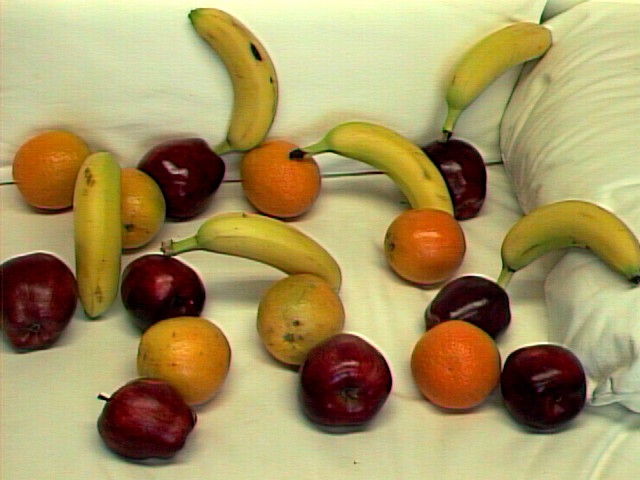
%> input picture Fruit Finder/fruit/mixed_fruit3.tiff, 640 x 480 px
$ octave mixed_fruit2.m   (GNU Octave 9; MATLAB toolbox functions it lacks are replaced by stand-ins)
%> lines starting %> are read from the running program, lines starting %| are printed output that depends on the picture; in (x1, y1, x2, y2) boxes, pixels count from 0 and x2, y2 are one past the last pixel; in counts of white or black regions, pixels touching at a corner belong together; the program's own positions count from 1
close all hidden;
clear;
clc;
img=imread('fruit\mixed_fruit3.tiff');
%> img is the input picture: size 480x640x3 uint8; mean R, G, B 165.9, 149, 95.6
hsv=rgb2hsv(img);
%> hsv: size 480x640x3 double; mean H, S, V 0.171, 0.495, 0.661
imtool(hsv);
maskAAA=ones(size(img,1),size(img,2)); %mask for apple
maskBBB=ones(size(img,1),size(img,2)); %mask for banana
maskOOO=ones(size(img,1),size(img,2)); %mask for orange
%find apple
applegreen=find(hsv(:,:,1)<0.3&hsv(:,:,2)>0.8&hsv(:,:,3)<0.3);
%> applegreen = 18871 values from 269 to 306037
maskAAA(applegreen)=0;
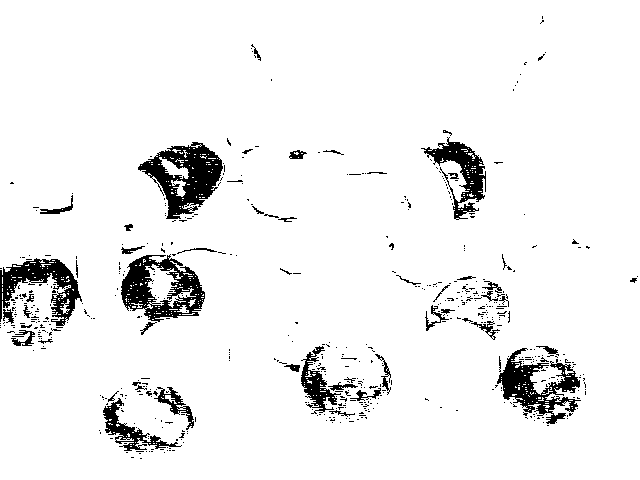
%> maskAAA: size 480x640 double; values 0 (black) and 1 (white), 93.9% white; 560 black regions (504 under 20 px), largest, box (x1, y1, x2, y2) and area: (138, 142, 223, 219) 3145, (121, 254, 205, 322) 2768, (497, 348, 581, 424) 2387
applehighl=find(hsv(:,:,1)>0.94&hsv(:,:,2)>0.45&hsv(:,:,3)>0.1&hsv(:,:,3)<0.5);
%> applehighl = 9465 values from 1233 to 279735
maskAAA(applehighl)=0;
appledarkgreen=find(hsv(:,:,1)<0.08&hsv(:,:,2)>0.5&hsv(:,:,3)<0.55);
%> appledarkgreen = 27988 values from 185 to 305080
maskAAA(appledarkgreen)=0;
appledg=find(hsv(:,:,1)<0.08&hsv(:,:,2)<0.31&hsv(:,:,3)<0.55);
%> appledg = 1184 values from 340 to 307134
maskAAA(appledg)=0;
applecolor=find(hsv(:,:,1)>0.9&hsv(:,:,2)>0.3&hsv(:,:,3)<0.55);
%> applecolor = 10870 values from 1233 to 281682
maskAAA(applecolor)=0;
discardblack=find(hsv(:,:,1)==0.2&hsv(:,:,2)==0&hsv(:,:,3)==0);
%> discardblack = []
maskAAA(discardblack)=1;
discardgreen=find(hsv(:,:,1)<0.2&hsv(:,:,2)<0.11);
%> discardgreen = 664 values from 13309 to 306998
maskAAA(discardgreen)=1;
%> maskAAA: size 480x640 double; values 0 (black) and 1 (white), 86.6% white; 415 black regions (380 under 20 px), largest, box (x1, y1, x2, y2) and area: (277, 334, 392, 426) 6428, (0, 253, 82, 349) 5833, (100, 377, 197, 459) 5803
imtool(maskAAA);
imwrite(maskAAA,'pic2_raw_apple_mask.png');
%%imtool(maskAAA);
%find banana
xiagao2=find(hsv(:,:,1)>0.15&hsv(:,:,1)<0.2&hsv(:,:,2)>0.79&hsv(:,:,3)<0.55&hsv(:,:,3)>0.4);
%> xiagao2 = 796 values from 36710 to 303146
maskBBB(xiagao2)=0;
%> maskBBB: size 480x640 double; values 0 (black) and 1 (white), 99.7% white; black in thin lines or dots, all inside (x1, y1, x2, y2) = (76, 9, 632, 408)
bananablue=find(hsv(:,:,1)>0.11&hsv(:,:,1)<0.21&hsv(:,:,2)>0.6&hsv(:,:,2)<0.95&hsv(:,:,3)>0.6);
%> bananablue = 24297 values from 22691 to 306982
maskBBB(bananablue)=0;
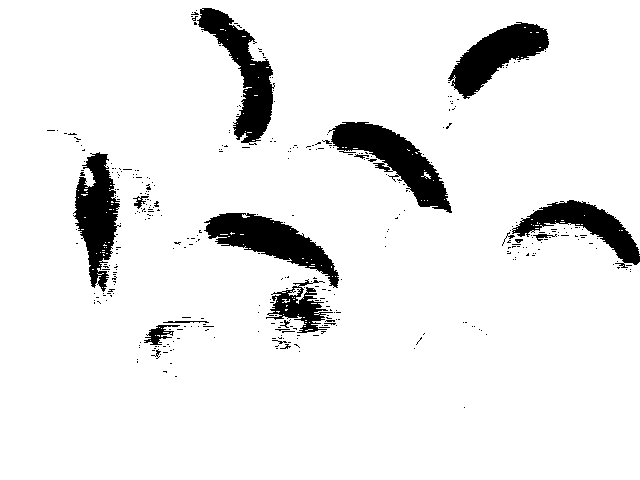
%> maskBBB: size 480x640 double; values 0 (black) and 1 (white), 91.8% white; 379 black regions (361 under 20 px), largest, box (x1, y1, x2, y2) and area: (328, 122, 452, 213) 4133, (204, 213, 339, 288) 3937, (197, 8, 275, 145) 3849
imtool(maskBBB);
imwrite(maskBBB,'pic2_raw_banana_mask.png');

%find orange
orangebluee=find(hsv(:,:,1)<0.11&hsv(:,:,2)>0.7&hsv(:,:,3)>0.7);
%> orangebluee = 12256 values from 9749 to 286769
maskOOO(orangebluee)=0;
%> maskOOO: size 480x640 double; values 0 (black) and 1 (white), 96% white; 157 black regions (146 under 20 px), largest, box (x1, y1, x2, y2) and area: (423, 321, 493, 388) 3143, (151, 322, 224, 380) 2516, (402, 206, 456, 259) 1962
bananagreen=find(hsv(:,:,1)<0.11&hsv(:,:,2)>0.78&hsv(:,:,3)<0.7&hsv(:,:,3)>0.4);
%> bananagreen = 14722 values from 6405 to 294506
maskOOO(bananagreen)=0;
orangebb=find(hsv(:,:,1)>0.11&hsv(:,:,1)<0.14&hsv(:,:,2)>0.7&hsv(:,:,2)<0.85&hsv(:,:,3)<0.6&hsv(:,:,3)>0.5);
%> orangebb = 2272 values from 6900 to 299303
maskOOO(orangebb)=0;
%> maskOOO: size 480x640 double; values 0 (black) and 1 (white), 90.5% white; 559 black regions (525 under 20 px), largest, box (x1, y1, x2, y2) and area: (412, 319, 498, 406) 5772, (140, 322, 228, 402) 4428, (385, 206, 465, 283) 4400
imtool(maskOOO);
imwrite(maskOOO,'pic2_raw_orange_mask.png');

%morphogical operation
%apple
str1=strel('square',9);
str2=strel('square',13);
maskAA=imdilate(maskAAA,str1);
%> maskAA: size 480x640 double; values 0 (black) and 1 (white), 94% white; 11 black regions (1 under 20 px), largest, box (x1, y1, x2, y2) and area: (107, 385, 189, 452) 3670, (306, 340, 385, 420) 3543, (0, 258, 75, 343) 3430
maskA=imerode(maskAA,str2);
%> maskA: size 480x640 double; values 0 (black) and 1 (white), 87.3% white; 8 black regions, largest, box (x1, y1, x2, y2) and area: (300, 334, 391, 426) 6669, (0, 252, 81, 349) 6382, (101, 379, 195, 458) 6027
imwrite(maskAA,'pic2_dilate_mask_apple.png');
%imtool(maskAA);
%imtool(maskA);
%banana
str3=strel('square',4);
str4=strel('square',11);
maskBB=imdilate(maskBBB,str3);
%> maskBB: size 480x640 double; values 0 (black) and 1 (white), 94.7% white; 23 black regions (10 under 20 px), largest, box (x1, y1, x2, y2) and area: (334, 124, 450, 211) 3077, (208, 215, 337, 275) 2886, (454, 25, 548, 95) 2801
maskB=imerode(maskBB,str4);
%> maskB: size 480x640 double; values 0 (black) and 1 (white), 89.5% white; 8 black regions, largest, box (x1, y1, x2, y2) and area: (329, 119, 455, 216) 5528, (196, 5, 277, 147) 5354, (203, 210, 342, 290) 5326
%imtool(maskB);
%orange
str5=strel('square',7);
str6=strel('square',11);
maskOO=imdilate(maskOOO,str5);
%> maskOO: size 480x640 double; values 0 (black) and 1 (white), 94.7% white; 15 black regions (8 under 20 px), largest, box (x1, y1, x2, y2) and area: (415, 323, 495, 403) 4664, (393, 210, 459, 279) 3247, (246, 145, 315, 211) 3178
maskO=imerode(maskOO,str6);
%> maskO: size 480x640 double; values 0 (black) and 1 (white), 91.7% white; 8 black regions, largest, box (x1, y1, x2, y2) and area: (410, 318, 500, 408) 6364, (388, 205, 464, 284) 4870, (241, 140, 320, 216) 4694
%imtool(maskO);
%lay mask on orig img to compare
face=repmat(maskBBB,[1,1,3]).* double(hsv);
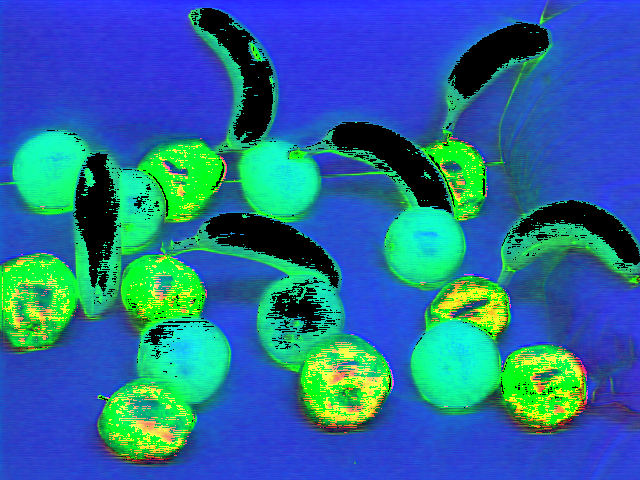
%> face: size 480x640x3 double; mean R, G, B 0.16, 0.43, 0.604
%imtool(double(face));


%transpose our mask
%apple
outputA=zeros(size(img,1),size(img,2));
whiteA=find(maskA==1);
%> whiteA = 268103 values from 1 to 307200
blackA=find(maskA==0);
%> blackA = 39097 values from 267 to 280225
outputA(whiteA)=0;
%> outputA: size 480x640 double; every value is 0
outputA(blackA)=1;
%imtool(outputA);
%find the number of fruit
tempA=bwconncomp(outputA,8);
%> tempA = 8 connected components

%color mask
colorAidx=find(maskA==0);
%> colorAidx = 39097 values from 267 to 280225
colormaskA=ones(size(img,1),size(img,2),size(img,3));
colormaskA(colorAidx)=1;
%> colormaskA: size 480x640x3 double; every value is 1
gA=colormaskA(:,:,1);
%> gA: size 480x640 double; every value is 1
gA(colorAidx)=0;
colormaskA(:,:,1)=gA;
bA=colormaskA(:,:,2);
bA(colorAidx)=0;
colormaskA(:,:,2)=bA;
%imtool(colormaskA);

%banana
%transpose our mask
outputB=zeros(size(img,1),size(img,2));
whiteB=find(maskB==1);
%> whiteB = 275079 values from 1 to 307200
blackB=find(maskB==0);
%> blackB = 32121 values from 35229 to 306988
outputB(whiteB)=0;
outputB(blackB)=1;
%imtool(outputB);
%find the number of fruit
tempB=bwconncomp(outputB,8);
%> tempB = 8 connected components
%color mask

colorBidx=find(maskB==0);
%> colorBidx = 32121 values from 35229 to 306988
colormaskB=ones(size(img,1),size(img,2),size(img,3));
colormaskB(colorBidx)=0.4;
gB=colormaskB(:,:,2);
gB(colorBidx)=0.2;
colormaskB(:,:,2)=gB;
bB=colormaskB(:,:,3);
bB(colorBidx)=0;
colormaskB(:,:,3)=bB;
%imtool(colormaskB);

%orange
%transpose our mask
outputO=zeros(size(img,1),size(img,2));
whiteO=find(maskO==1);
%> whiteO = 281596 values from 1 to 307200
blackO=find(maskO==0);
%> blackO = 25604 values from 5922 to 239893
outputO(whiteO)=0;
outputO(blackO)=1;
%imtool(outputO);
%find the number of fruit
tempO=bwconncomp(outputO,8);
%> tempO = 8 connected components
%color mask

colorOidx=find(maskO==0);
%> colorOidx = 25604 values from 5922 to 239893
colormaskO=ones(size(img,1),size(img,2),size(img,3));
colormaskO(colorOidx)=0;
gO=colormaskO(:,:,2);
gO(colorOidx)=1;
colormaskO(:,:,2)=gO;
bO=colormaskO(:,:,3);
bO(colorOidx)=0;
colormaskO(:,:,3)=bO;
%> colormaskO: size 480x640x3 double; mean R, G, B 0.917, 1, 0.917
%imtool(colormaskO);

color=colormaskA .* double(colormaskB);
colorr=color .* double(colormaskO);
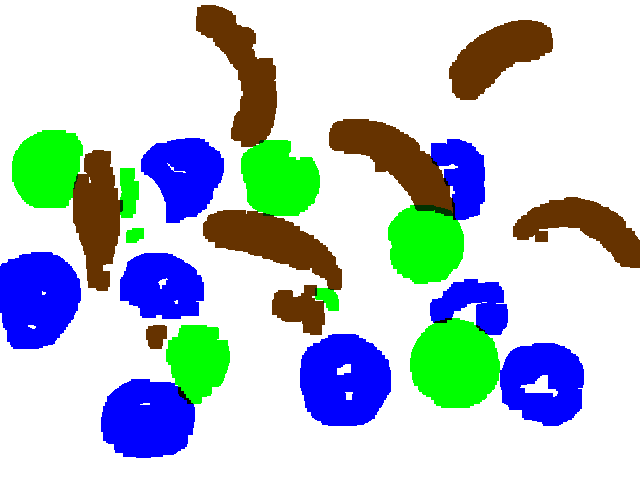
%> colorr: size 480x640x3 double; mean R, G, B 0.728, 0.789, 0.813
%imtool(uint8(colorr));

blackidx=find(colorr==1);
%> blackidx = 696847 values from 1 to 921600
colorr(blackidx==0);
imtool(colorr);

final=colorr .* double(img);
imtool(uint8(final));

apple_bwlabel_mask=zeros(size(img,1),size(img,2));
apple_white=find(maskA==0);
%> apple_white = 39097 values from 267 to 280225
apple_bwlabel_mask(apple_white)=1;
apple_bwlabel=bwlabel(apple_bwlabel_mask);
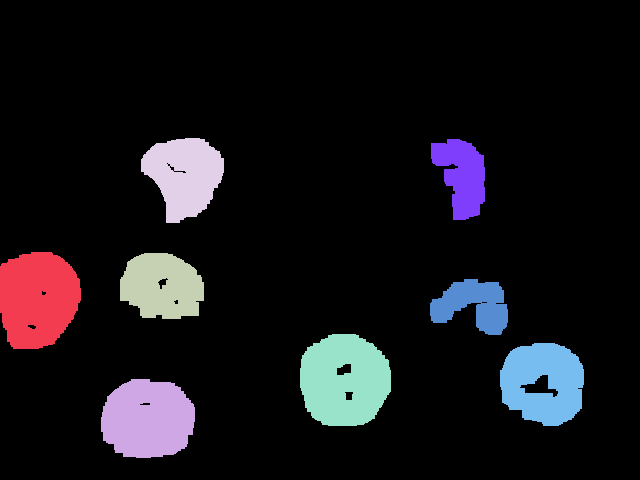
%> apple_bwlabel: size 480x640 double; 9 distinct labels, from 0 to 8; one colour per label, 0 black
sum_apple=0;
for i=1:8
    apple_size=sum(sum(apple_bwlabel==i));
    sum_apple=sum_apple+apple_size;
    [apple_row,apple_coloum]=find(apple_bwlabel==i);
    a_row=mean(apple_row);
    a_coloum=mean(apple_coloum);
end
%> this loop made 8 passes
%> (apple_size, sum_apple, a_row, a_coloum) on passes 1 to 8: (6382, 6382, 299.5, 38.18), (6027, 12409, 419.8, 148.3), (4376, 16785, 287, 162.6), (4769, 21554, 175.8, 185), (6669, 28223, 381.1, 345), (2706, 30929, 305.5, 474.1), (2899, 33828, 176.3, 462.7), (5269, 39097, 383.4, 543.9)
avg_apple_size=sum_apple/6;
%> avg_apple_size = 6516.2
orange_bwlabel_mask=zeros(size(img,1),size(img,2));
orange_white=find(maskO==0);
%> orange_white = 25604 values from 5922 to 239893
orange_bwlabel_mask(orange_white)=1;
orange_bwlabel=bwlabel(orange_bwlabel_mask);
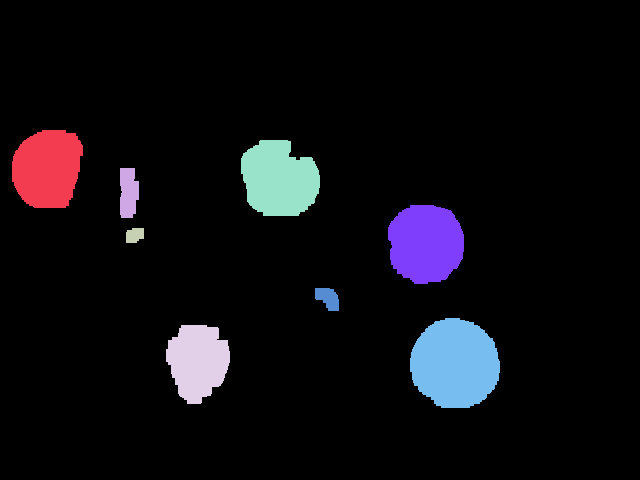
%> orange_bwlabel: size 480x640 double; 9 distinct labels, from 0 to 8; one colour per label, 0 black
sum_orange=0;
for i=1:8
    orange_size=sum(sum(orange_bwlabel==i))
    sum_orange=sum_orange+orange_size;
    [orange_row,orange_coloum]=find(orange_bwlabel==i);
    o_row=mean(orange_row)
    o_coloum=mean(orange_coloum)
end
%> this loop made 8 passes
%> (orange_size, sum_orange, o_row, o_coloum) on passes 1 to 8: (4499, 4499, 169.1, 48.06), (814, 5313, 193.2, 129.1), (232, 5545, 235.8, 135.3), (3734, 9279, 361.9, 198.4), (4694, 13973, 179.9, 279.7), (397, 14370, 298.8, 328.6), (4870, 19240, 244.1, 426.4), (6364, 25604, 364.3, 455.6)
avg_orange_size=sum_orange/6;
%> avg_orange_size = 4267.3
banana_bwlabel_mask=zeros(size(img,1),size(img,2));
banana_white=find(maskB==0);
%> banana_white = 32121 values from 35229 to 306988
banana_bwlabel_mask(banana_white)=1;
banana_bwlabel=bwlabel(banana_bwlabel_mask);
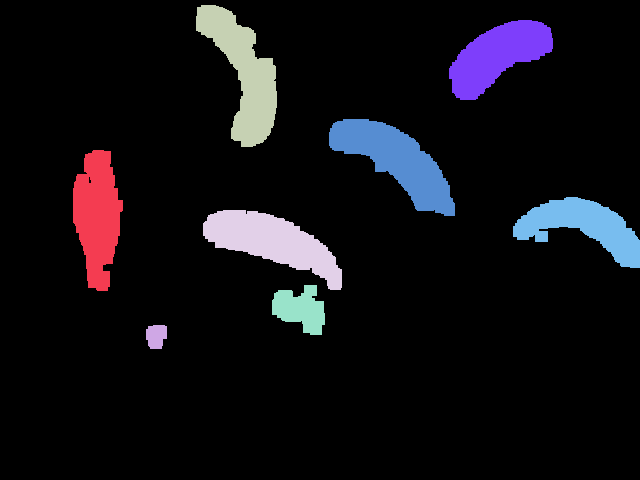
%> banana_bwlabel: size 480x640 double; 9 distinct labels, from 0 to 8; one colour per label, 0 black
sum_banana=0;
for i=1:8
    banana_size=sum(sum(banana_bwlabel==i));
    sum_banana=sum_banana+banana_size;
    [banana_row,banana_coloum]=find(banana_bwlabel==i);
    b_row=mean(banana_row);
    b_coloum=mean(banana_coloum);
end
%> this loop made 8 passes
%> (banana_size, sum_banana, b_row, b_coloum) on passes 1 to 8: (4823, 4823, 216.8, 98), (423, 5246, 336.7, 156.9), (5354, 10600, 74.33, 244.2), (5326, 15926, 242.8, 273.2), (1740, 17666, 309.7, 301.2), (5528, 23194, 161.5, 396.9), (4635, 27829, 56.17, 498.2), (4292, 32121, 227.4, 583.6)
avg_banana_size=sum_banana/7;
%> avg_banana_size = 4588.7

$ run again, with Fruit Finder/fruit/mixed_fruit1.tiff copied over Fruit Finder/fruit/mixed_fruit3.tiff
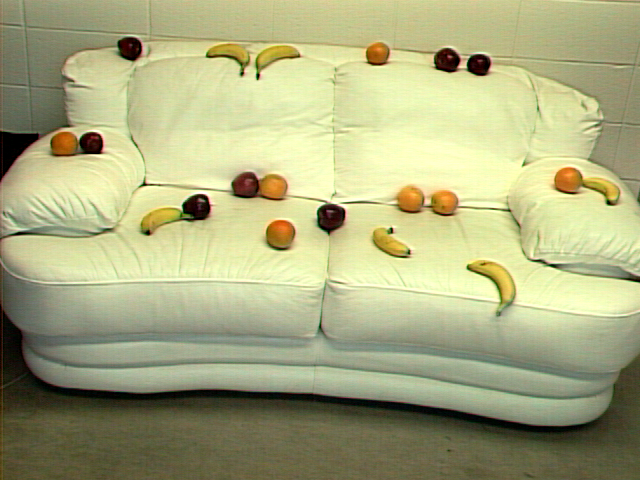
%> input picture Fruit Finder/fruit/mixed_fruit1.tiff, 640 x 480 px
%> img is the input picture: size 480x640x3 uint8; mean R, G, B 170.6, 171.7, 127.6
%> hsv: size 480x640x3 double; mean H, S, V 0.183, 0.295, 0.688
%> applegreen = 3198 values from 132 to 307001
%> `maskAAA(applegreen)=0;`:
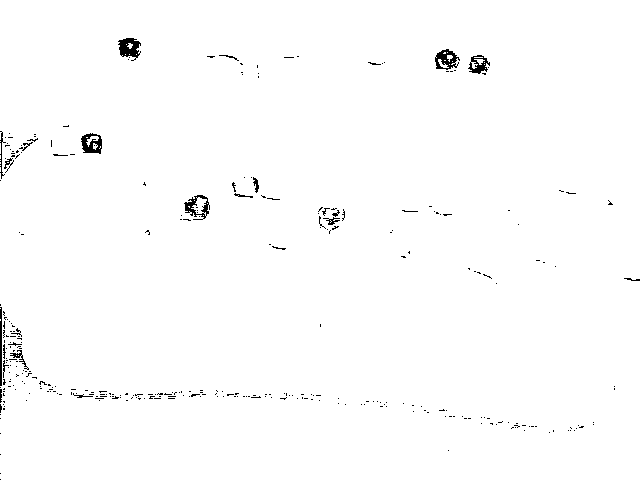
%> maskAAA: size 480x640 double; values 0 (black) and 1 (white), 99% white; black in thin lines or dots
%> applehighl = 512 values from 661 to 258186
%> appledarkgreen = 3545 values from 141 to 307001
%> appledg = 1213 values from 105 to 297877
%> applecolor = 974 values from 661 to 277869
%> discardblack = []
%> discardgreen = 1841 values from 133 to 291252
%> xiagao2 = 68 values from 67904 to 291557
%> bananablue = 2564 values from 26056 to 297315
%> orangebluee = 1738 values from 28453 to 292038
%> bananagreen = 894 values from 25579 to 277624
%> orangebb = 104 values from 25577 to 290590
%> maskAA: size 480x640 double; values 0 (black) and 1 (white), 99.9% white; 8 black regions (4 under 20 px), largest, box (x1, y1, x2, y2) and area: (86, 138, 95, 149) 60, (124, 44, 132, 53) 34, (238, 184, 250, 191) 29, (475, 61, 481, 69) 25
%> maskA: size 480x640 double; values 0 (black) and 1 (white), 99.2% white; 7 black regions, largest, box (x1, y1, x2, y2) and area: (232, 178, 261, 197) 490, (80, 132, 101, 155) 444, (118, 38, 138, 59) 382
%> maskBB: size 480x640 double; values 0 (black) and 1 (white), 99.6% white; 9 black regions (3 under 20 px), largest, box (x1, y1, x2, y2) and area: (145, 210, 176, 226) 263, (473, 264, 507, 291) 211, (262, 48, 293, 60) 199, (376, 231, 402, 249) 179, (212, 46, 244, 57) 159, (591, 183, 616, 197) 88
%> maskB: size 480x640 double; values 0 (black) and 1 (white), 98.5% white; 6 black regions, box (x1, y1, x2, y2) and area: (468, 259, 512, 296) 931, (140, 205, 181, 231) 849, (371, 226, 407, 258) 804, (255, 43, 298, 65) 757, (207, 41, 249, 62) 689, (584, 178, 621, 202) 618
%> maskOO: size 480x640 double; values 0 (black) and 1 (white), 99.8% white; 7 black regions, largest, box (x1, y1, x2, y2) and area: (56, 135, 71, 151) 181, (273, 223, 288, 237) 147, (559, 172, 574, 187) 126
%> maskO: size 480x640 double; values 0 (black) and 1 (white), 98.9% white; 7 black regions, largest, box (x1, y1, x2, y2) and area: (51, 130, 76, 156) 591, (554, 167, 579, 192) 550, (268, 218, 293, 242) 537
%> whiteA = 304889 values from 1 to 307200
%> blackA = 2311 values from 38535 to 233355
%> tempA = 7 connected components
%> colorAidx = 2311 values from 38535 to 233355
%> gA: size 480x640 double; every value is 1
%> whiteB = 302552 values from 1 to 307200
%> blackB = 4648 values from 67416 to 297799
%> tempB = 6 connected components
%> colorBidx = 4648 values from 67416 to 297799
%> whiteO = 303824 values from 1 to 307200
%> blackO = 3376 values from 24617 to 277627
%> tempO = 7 connected components
%> colorOidx = 3376 values from 24617 to 277627
%> blackidx = 896282 values from 1 to 921600
%> apple_white = 2311 values from 38535 to 233355
%> apple_bwlabel: size 480x640 double; 8 distinct labels, from 0 to 7
%> the loop `for i=1:8` made 8 passes
%> (apple_size, sum_apple, a_row, a_coloum) on passes 1 to 8: (444, 444, 144.3, 90.96), (382, 826, 49.35, 128.1), (223, 1049, 206.9, 194.1), (490, 1539, 188.1, 246.3), (195, 1734, 222, 331), (240, 1974, 64, 447.5), (337, 2311, 65.9, 478.2), (0, 2311, NaN, NaN)
%> avg_apple_size = 385.2
%> orange_white = 3376 values from 24617 to 277627
%> orange_bwlabel: size 480x640 double; 8 distinct labels, from 0 to 7
%> the loop `for i=1:8` made 8 passes
%> (orange_size, sum_orange, o_row, o_coloum) on passes 1 to 8: (591, 591, 143.8, 64), (450, 1041, 187.9, 274.3), (537, 1578, 230.5, 281.2), (410, 1988, 54.02, 376.5), (464, 2452, 200.5, 409.4), (374, 2826, 200.7, 447), (550, 3376, 180.2, 566.9), (0, 3376, NaN, NaN)
%> avg_orange_size = 562.7
%> banana_white = 4648 values from 67416 to 297799
%> `banana_bwlabel=bwlabel(banana_bwlabel_mask);`:
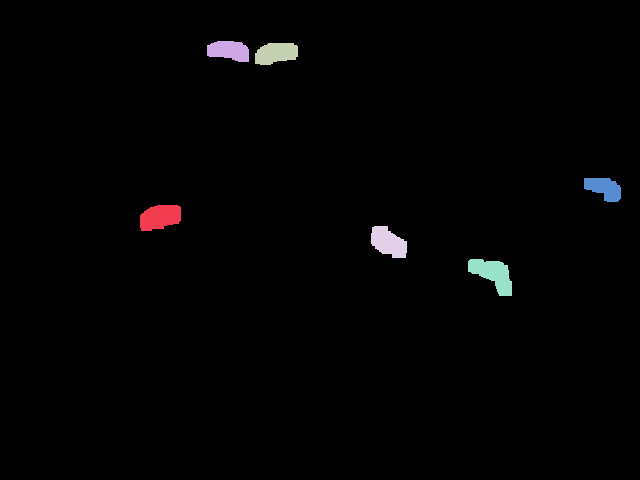
%> banana_bwlabel: size 480x640 double; 7 distinct labels, from 0 to 6; one colour per label, 0 black
%> the loop `for i=1:8` made 8 passes
%> (banana_size, sum_banana, b_row, b_coloum) on passes 1 to 8: (849, 849, 217.8, 160.7), (689, 1538, 51.28, 229.6), (757, 2295, 53.86, 276.7), (804, 3099, 243, 388.9), (931, 4030, 274.9, 493.6), (618, 4648, 188.8, 604.8), (0, 4648, NaN, NaN), (0, 4648, NaN, NaN)
%> avg_banana_size = 664
